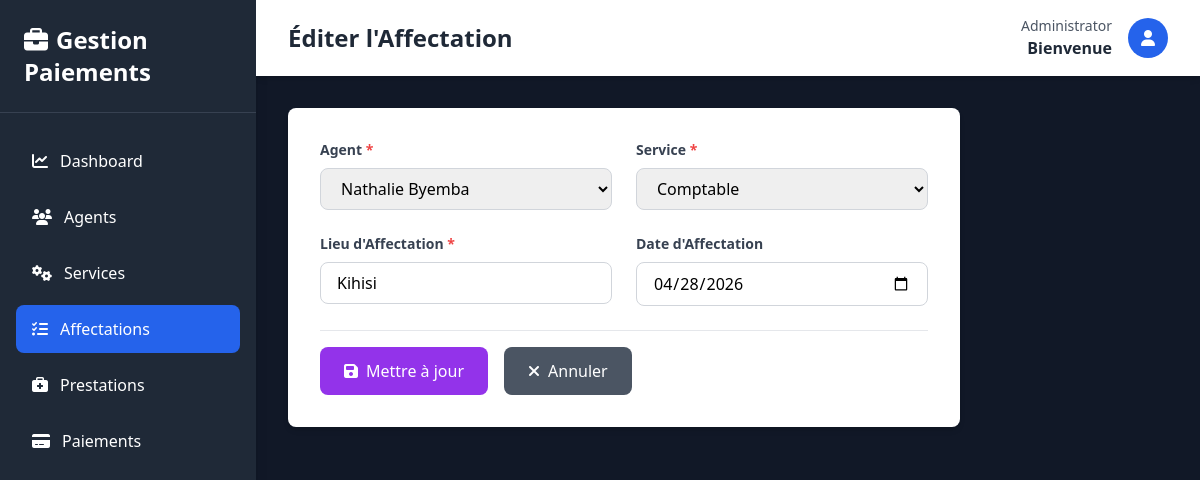
The app's page /pages/affectations/add.php?id=3 (signed in) with its own data.
### tables this page shows
CREATE TABLE `affectation` (
  `id` int(11) NOT NULL,
  `lieu_affectation` varchar(100) DEFAULT NULL,
  `date_affectation` date DEFAULT NULL,
  `id_agent` int(11) NOT NULL,
  `id_service` int(11) NOT NULL
);

CREATE TABLE `agent` (
  `id_agent` int(11) NOT NULL,
  `nom_complet` varchar(100) NOT NULL,
  `adresse` varchar(150) DEFAULT NULL,
  `date_naissance` date DEFAULT NULL,
  `telephone` varchar(20) DEFAULT NULL,
  `profil` varchar(50) DEFAULT NULL,
  `lieu_naissance` varchar(100) DEFAULT NULL,
  `fonction` varchar(100) DEFAULT NULL
);

CREATE TABLE `service` (
  `id` int(11) NOT NULL,
  `designation` varchar(100) NOT NULL,
  `description` text DEFAULT NULL,
  `photo` varchar(255) DEFAULT NULL,
  `short_description` varchar(255) DEFAULT NULL
);

### Classes/Agent.php (called while the page is built, shortened)
<?php
require_once __DIR__ . '/../Config/Database.php';
class Agent {
    private $id_agent;
    private $nom_complet;
    public function __construct(
        $nom_complet = null,
        $adresse = null,
        $date_naissance = null,
        $telephone = null,
        $profil = null,
        $lieu_naissance = null,
        $fonction = null,
        $id_agent = null
    ) {
        $this->id_agent = $id_agent;
        $this->nom_complet = $nom_complet;
    }
    public function getIdAgent() {
        return $this->id_agent;
    }
    public function getNomComplet() {
        return $this->nom_complet;
    }
    public static function getAll() {
        $db = Database::getInstance();
        $sql = "SELECT * FROM Agent";
        $agents = [];
        try {
            $stmt = $db->prepare($sql);
            $stmt->execute();
            while ($row = $stmt->fetch(PDO::FETCH_ASSOC)) {
                $agent = new self(
                    $row['nom_complet'],
                    $row['adresse'],
                    $row['date_naissance'],
                    $row['telephone'],
                    $row['profil'],
                    $row['lieu_naissance'],
                    $row['fonction'],
                    $row['id_agent']
                );
                $agents[] = $agent;
            }
            return $agents;
        } catch (PDOException $e) {
            echo "Erreur lors de la récupération : " . $e->getMessage();
            return [];
        }
    }
}
?>

### Config/Database.php (called while the page is built, shortened)
<?php
class Database {
    private static $host = 'localhost';
    private static $db_name = 'gestion_paiement_agents';
    private static $user = 'root';
    private static $password = '';
    private static $conn;
    public static function connect() {
        self::$conn = null;
        try {
            $dsn = 'mysql:host=' . self::$host . ';dbname=' . self::$db_name . ';charset=utf8';
            self::$conn = new PDO($dsn, self::$user, self::$password);
            self::$conn->setAttribute(PDO::ATTR_ERRMODE, PDO::ERRMODE_EXCEPTION);
        } catch (PDOException $e) {
            die('Erreur de connexion : ' . $e->getMessage());
        }
        return self::$conn;
    }
    public static function getInstance() {
        return self::$conn;
    }
}
?>

### Classes/Affectation.php (called while the page is built, shortened)
<?php
require_once __DIR__ . '/../Config/Database.php';
class Affectation {
    private $lieu_affectation;
    private $date_affectation;
    private $id_agent;
    private $id_service;
    public function __construct(
        $lieu_affectation = null,
        $date_affectation = null,
        $id_agent = null,
        $id_service = null,
        $id = null
    ) {
        $this->lieu_affectation = $lieu_affectation;
        $this->date_affectation = $date_affectation;
        $this->id_agent = $id_agent;
        $this->id_service = $id_service;
    }
    public function getLieuAffectation() {
        return $this->lieu_affectation;
    }
    public function getDateAffectation() {
        return $this->date_affectation;
    }
    public function getIdAgent() {
        return $this->id_agent;
    }
    public function getIdService() {
        return $this->id_service;
    }
    public static function getById($id) {
        $db = Database::getInstance();
        $sql = "SELECT * FROM Affectation WHERE id = :id";
        try {
            $stmt = $db->prepare($sql);
            $stmt->bindParam(':id', $id);
            $stmt->execute();
            if ($stmt->rowCount() > 0) {
                $row = $stmt->fetch(PDO::FETCH_ASSOC);
                return new self(
                    $row['lieu_affectation'],
                    $row['date_affectation'],
                    $row['id_agent'],
                    $row['id_service'],
                    $row['id']
                );
            }
            return null;
        } catch (PDOException $e) {
            echo "Erreur lors de la récupération : " . $e->getMessage();
            return null;
        }
    }
}
?>

### Classes/Service.php (called while the page is built, shortened)
<?php
require_once __DIR__ . '/../Config/Database.php';
class Service {
    private $id;
    private $designation;
    public function __construct(
        $designation = null,
        $description = null,
        $id = null
    ) {
        $this->id = $id;
        $this->designation = $designation;
    }
    public function getId() {
        return $this->id;
    }
    public function getDesignation() {
        return $this->designation;
    }
    public static function getAll($search = null) {
        $db = Database::getInstance();
        $sql = "SELECT * FROM Service";
        $services = [];
        try {
            $stmt = $db->prepare($sql);
            $stmt->execute();
            while ($row = $stmt->fetch(PDO::FETCH_ASSOC)) {
                $service = new self(
                    $row['designation'],
                    $row['description'],
                    $row['id']
                );
                $services[] = $service;
            }
            return $services;
        } catch (PDOException $e) {
            echo "Erreur lors de la récupération : " . $e->getMessage();
            return [];
        }
    }
}
?>

### pages/affectations/add.php (the view, shortened to what this page needs)
<?php
require_once __DIR__ . '/../../Config/Database.php';
require_once __DIR__ . '/../../Classes/Affectation.php';
require_once __DIR__ . '/../../Classes/Agent.php';
require_once __DIR__ . '/../../Classes/Service.php';
$affectation = null;
$title = "Ajouter une Affectation";
$button_text = "Ajouter";
$agents = Agent::getAll();
$services = Service::getAll();
if (isset($_GET['id'])) {
    $affectation = Affectation::getById($_GET['id']);
    $title = "Éditer l'Affectation";
    $button_text = "Mettre à jour";
}
?>
<!DOCTYPE html>
<html lang="fr">
<head>
    <script src="https://cdn.tailwindcss.com"></script>
    <link rel="stylesheet" href="https://cdnjs.cloudflare.com/ajax/libs/font-awesome/6.4.0/css/all.min.css">
</head>
<body class="bg-gray-50">
    <div class="flex h-screen bg-gray-900">
        <div class="w-64 bg-gray-800 text-white shadow-lg overflow-y-auto">
            <div class="p-6 border-b border-gray-700">
                <h1 class="text-2xl font-bold">
                    <i class="fas fa-briefcase mr-2"></i>Gestion Paiements
                </h1>
            </div>
            <nav class="mt-6 px-4">
                <ul class="space-y-2">
                    <li>
                        <a href="../../index.php" class="flex items-center px-4 py-3 rounded-lg hover:bg-gray-700 transition">
                            <i class="fas fa-chart-line mr-3"></i>Dashboard
                        </a>
                    </li>
                    <li>
                        <a href="../agents/index.php" class="flex items-center px-4 py-3 rounded-lg hover:bg-gray-700 transition">
                            <i class="fas fa-users mr-3"></i>Agents
                        </a>
                    </li>
                    <li>
                        <a href="../services/index.php" class="flex items-center px-4 py-3 rounded-lg hover:bg-gray-700 transition">
                            <i class="fas fa-cogs mr-3"></i>Services
                        </a>
                    </li>
                    <li>
                        <a href="index.php" class="flex items-center px-4 py-3 rounded-lg bg-blue-600 hover:bg-blue-700 transition">
                            <i class="fas fa-tasks mr-3"></i>Affectations
                        </a>
                    </li>
                    <li>
                        <a href="../prestations/index.php" class="flex items-center px-4 py-3 rounded-lg hover:bg-gray-700 transition">
                            <i class="fas fa-briefcase-medical mr-3"></i>Prestations
                        </a>
                    </li>
                    <li>
                        <a href="../paiements/index.php" class="flex items-center px-4 py-3 rounded-lg hover:bg-gray-700 transition">
                            <i class="fas fa-credit-card mr-3"></i>Paiements
                        </a>
                    </li>
                </ul>
            </nav>
        </div>
        <div class="flex-1 flex flex-col overflow-hidden">
            <div class="bg-white shadow-md">
                <div class="max-w-7xl mx-auto px-4 sm:px-6 lg:px-8 py-4 flex justify-between items-center w-full">
                    <h2 class="text-2xl font-bold text-gray-800"><?php echo $title; ?></h2>
                    <div class="flex items-center gap-4">
                        <div class="text-right">
                            <p class="text-sm text-gray-600">Administrator</p>
                            <p class="font-semibold text-gray-800">Bienvenue</p>
                        </div>
                        <div class="w-10 h-10 bg-blue-600 rounded-full flex items-center justify-center text-white">
                            <i class="fas fa-user"></i>
                        </div>
                    </div>
                </div>
            </div>
            <div class="flex-1 overflow-auto p-8">
                <div class="max-w-2xl bg-white rounded-lg shadow-md p-8">
                    <form method="POST" class="space-y-6">
                        <div class="grid grid-cols-1 md:grid-cols-2 gap-6">
                            <div>
                                <label class="block text-sm font-semibold text-gray-700 mb-2">
                                    Agent <span class="text-red-500">*</span>
                                </label>
                                <select name="id_agent" class="w-full px-4 py-2 border border-gray-300 rounded-lg focus:outline-none focus:border-blue-500" required>
                                    <?php foreach ($agents as $agent): ?>
                                    <option value="<?php echo $agent->getIdAgent(); ?>" <?php echo $affectation && $affectation->getIdAgent() == $agent->getIdAgent() ? 'selected' : ''; ?>>
                                        <?php echo $agent->getNomComplet(); ?>
                                    </option>
                                    <?php endforeach; ?>
                                </select>
                            </div>
                            <div>
                                <label class="block text-sm font-semibold text-gray-700 mb-2">
                                    Service <span class="text-red-500">*</span>
                                </label>
                                <select name="id_service" class="w-full px-4 py-2 border border-gray-300 rounded-lg focus:outline-none focus:border-blue-500" required>
                                    <?php foreach ($services as $service): ?>
                                    <option value="<?php echo $service->getId(); ?>" <?php echo $affectation && $affectation->getIdService() == $service->getId() ? 'selected' : ''; ?>>
                                        <?php echo $service->getDesignation(); ?>
                                    </option>
                                    <?php endforeach; ?>
                                </select>
                            </div>
                            <div>
                                <label class="block text-sm font-semibold text-gray-700 mb-2">
                                    Lieu d'Affectation <span class="text-red-500">*</span>
                                </label>
                                <input type="text" name="lieu_affectation" class="w-full px-4 py-2 border border-gray-300 rounded-lg focus:outline-none focus:border-blue-500"
                                    value="<?php echo $affectation ? $affectation->getLieuAffectation() : ''; ?>" required>
                            </div>
                            <div>
                                <label class="block text-sm font-semibold text-gray-700 mb-2">
                                    Date d'Affectation
                                </label>
                                <input type="date" name="date_affectation" class="w-full px-4 py-2 border border-gray-300 rounded-lg focus:outline-none focus:border-blue-500"
                                    value="<?php echo $affectation ? $affectation->getDateAffectation() : ''; ?>">
                            </div>
                        </div>
                        <div class="flex gap-4 pt-4 border-t border-gray-200">
                            <button type="submit" class="bg-purple-600 hover:bg-purple-700 text-white px-6 py-3 rounded-lg flex items-center gap-2 transition">
                                <i class="fas fa-save"></i> <?php echo $button_text; ?>
                            </button>
                            <a href="index.php" class="bg-gray-600 hover:bg-gray-700 text-white px-6 py-3 rounded-lg flex items-center gap-2 transition">
                                <i class="fas fa-times"></i> Annuler
                            </a>
                        </div>
                    </form>
                </div>
            </div>
        </div>
    </div>
</body>
</html>

### records on screen
affectation: id_agent "Nathalie Byemba", id_service "Comptable", lieu_affectation "Kihisi", date_affectation "04/28/2026"

### other values on screen
$title "Éditer l'Affectation"
$button_text "Mettre à jour"
